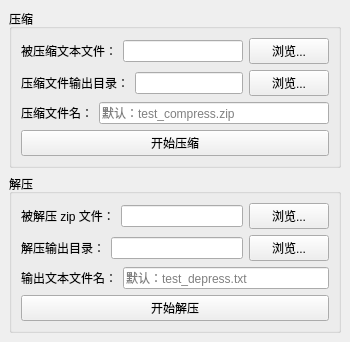
<?xml version="1.0" encoding="UTF-8"?>
<ui version="4.0">
 <class>MainWindow</class>
 <widget class="QMainWindow" name="MainWindow">
  <property name="windowTitle">
   <string>Haffman 压缩/解压 - Qt 可视化</string>
  </property>
  <widget class="QWidget" name="centralwidget">
   <layout class="QVBoxLayout" name="verticalLayoutMain">

    <!-- 压缩区域 -->
    <item>
     <widget class="QGroupBox" name="groupBoxCompress">
      <property name="title">
       <string>压缩</string>
      </property>
      <layout class="QVBoxLayout" name="verticalLayoutCompress">

       <item>
        <layout class="QHBoxLayout" name="layoutCompressInput">
         <item>
          <widget class="QLabel" name="labelCompressInput">
           <property name="text">
            <string>被压缩文本文件：</string>
           </property>
          </widget>
         </item>
         <item>
          <widget class="QLineEdit" name="lineEditCompressInput"/>
         </item>
         <item>
          <widget class="QPushButton" name="btnBrowseCompressInput">
           <property name="text">
            <string>浏览...</string>
           </property>
          </widget>
         </item>
        </layout>
       </item>

       <item>
        <layout class="QHBoxLayout" name="layoutCompressOutputDir">
         <item>
          <widget class="QLabel" name="labelCompressOutputDir">
           <property name="text">
            <string>压缩文件输出目录：</string>
           </property>
          </widget>
         </item>
         <item>
          <widget class="QLineEdit" name="lineEditCompressOutputDir"/>
         </item>
         <item>
          <widget class="QPushButton" name="btnBrowseCompressOutput">
           <property name="text">
            <string>浏览...</string>
           </property>
          </widget>
         </item>
        </layout>
       </item>

       <item>
        <layout class="QHBoxLayout" name="layoutCompressOutputFile">
         <item>
          <widget class="QLabel" name="labelCompressOutputFile">
           <property name="text">
            <string>压缩文件名：</string>
           </property>
          </widget>
         </item>
         <item>
          <widget class="QLineEdit" name="lineEditCompressOutputFileName">
           <property name="placeholderText">
            <string>默认：test_compress.zip</string>
           </property>
          </widget>
         </item>
        </layout>
       </item>

       <item>
        <widget class="QPushButton" name="btnCompress">
         <property name="text">
          <string>开始压缩</string>
         </property>
        </widget>
       </item>

      </layout>
     </widget>
    </item>

    <!-- 解压区域 -->
    <item>
     <widget class="QGroupBox" name="groupBoxDecompress">
      <property name="title">
       <string>解压</string>
      </property>
      <layout class="QVBoxLayout" name="verticalLayoutDecompress">

       <item>
        <layout class="QHBoxLayout" name="layoutDecompressInput">
         <item>
          <widget class="QLabel" name="labelDecompressInput">
           <property name="text">
            <string>被解压 zip 文件：</string>
           </property>
          </widget>
         </item>
         <item>
          <widget class="QLineEdit" name="lineEditDecompressInput"/>
         </item>
         <item>
          <widget class="QPushButton" name="btnBrowseDecompressInput">
           <property name="text">
            <string>浏览...</string>
           </property>
          </widget>
         </item>
        </layout>
       </item>

       <item>
        <layout class="QHBoxLayout" name="layoutDecompressOutputDir">
         <item>
          <widget class="QLabel" name="labelDecompressOutputDir">
           <property name="text">
            <string>解压输出目录：</string>
           </property>
          </widget>
         </item>
         <item>
          <widget class="QLineEdit" name="lineEditDecompressOutputDir"/>
         </item>
         <item>
          <widget class="QPushButton" name="btnBrowseDecompressOutput">
           <property name="text">
            <string>浏览...</string>
           </property>
          </widget>
         </item>
        </layout>
       </item>

       <item>
        <layout class="QHBoxLayout" name="layoutDecompressOutputFile">
         <item>
          <widget class="QLabel" name="labelDecompressOutputFile">
           <property name="text">
            <string>输出文本文件名：</string>
           </property>
          </widget>
         </item>
         <item>
          <widget class="QLineEdit" name="lineEditDecompressOutputFileName">
           <property name="placeholderText">
            <string>默认：test_depress.txt</string>
           </property>
          </widget>
         </item>
        </layout>
       </item>

       <item>
        <widget class="QPushButton" name="btnDecompress">
         <property name="text">
          <string>开始解压</string>
         </property>
        </widget>
       </item>

      </layout>
     </widget>
    </item>

   </layout>
  </widget>
 </widget>
 <resources/>
 <connections/>
</ui>
